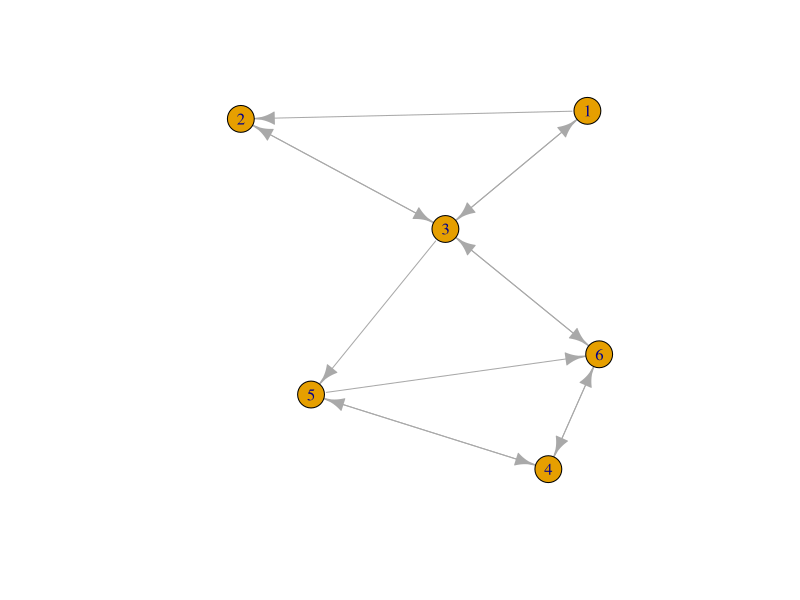

R code for this plot:
## ---- chunk 1

library(igraph)
# function for converting matrix format from R
convmat <- function(X){
  M <- paste("\\begin{bmatrix}","\n")
  
  i = 1
  n = nrow(X)
  if(is.null(n)){
    n <- length(X)
    while(i <= n){
       M <- paste(M, paste(round(X[i],4), collapse = " & "),"\\\\ \n")
       i = i + 1
    }
  }else{
    while(i <= n){
       M <- paste(M, paste(round(X[i,],4), collapse = " & "),"\\\\ \n")
       i = i + 1
    }
  }
  M <- paste(M, "\\end{bmatrix}","\n", collapse = "")
  return (M)
}
## ---- chunk 2
#define A, 6 X 6 matrix 

A = diag(6)
A[,1] = c(0, .5, .5, 0, 0, 0)
A[,2] = c(0, 0, 1, 0, 0,0)
A[,3] = c(.25, .25, 0, 0, .25, .25)
A[,4] = c(0,0,0,0,.5, .5)
A[,5] = c(0, 0, 0, .5, 0, .5)
A[,6] = c(0,0,.5,.5,0, 0)
## ---- chunk 3
d <-.85
n <- 6
B <- d * A + (1-d)/n
## ---- chunk 4
i <- 1
r = rep(1/n, n)  # intial value for r is uniform distribution
i = 1
while(i <= 10){
  r <- B %*% r
  i <- i +1
  }
k10 <- r
 
while(i <= 50){
  r <- B %*% r
  i <- i +1
  }
k50 <- r

while(i <= 100){
  r <- B %*% r
  i <- i +1
  }
k100 <- r
## ---- chunk 5
evalB <- eigen(B)$values
evecB <- eigen(B)$vectors
## ---- chunk 6
evalB1 <- Re(evalB[1])
dif<- Re((evecB[,1]/k100 )[1])

## ---- chunk 7
g <- graph.formula(1-+2,1+-+3, 3 +-+ 2, 3+-+6, 3-+5, 6 +-+4, 5-+6, 5 +-+ 4)
rnew  <- page.rank(g, directed = TRUE)$vector
rnew <- matrix(rnew[order(names(rnew))])

plot(g)
